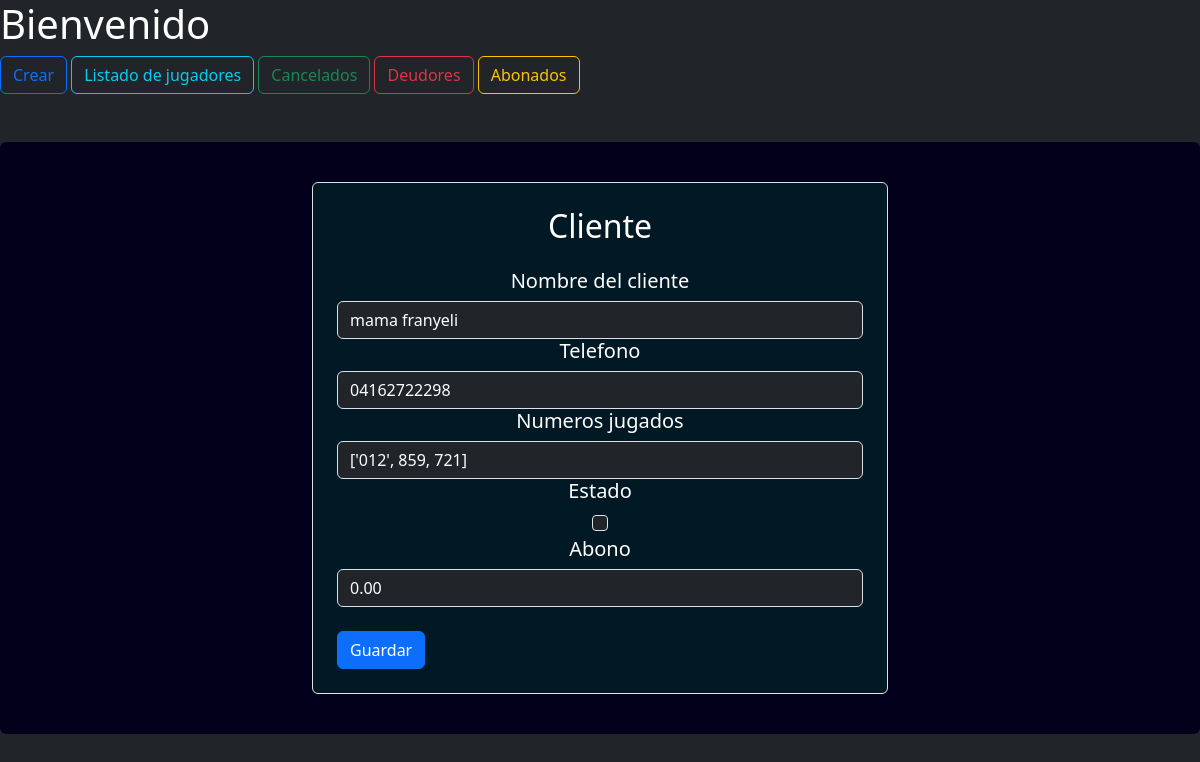
The app's page /actualizar/32/, older data.
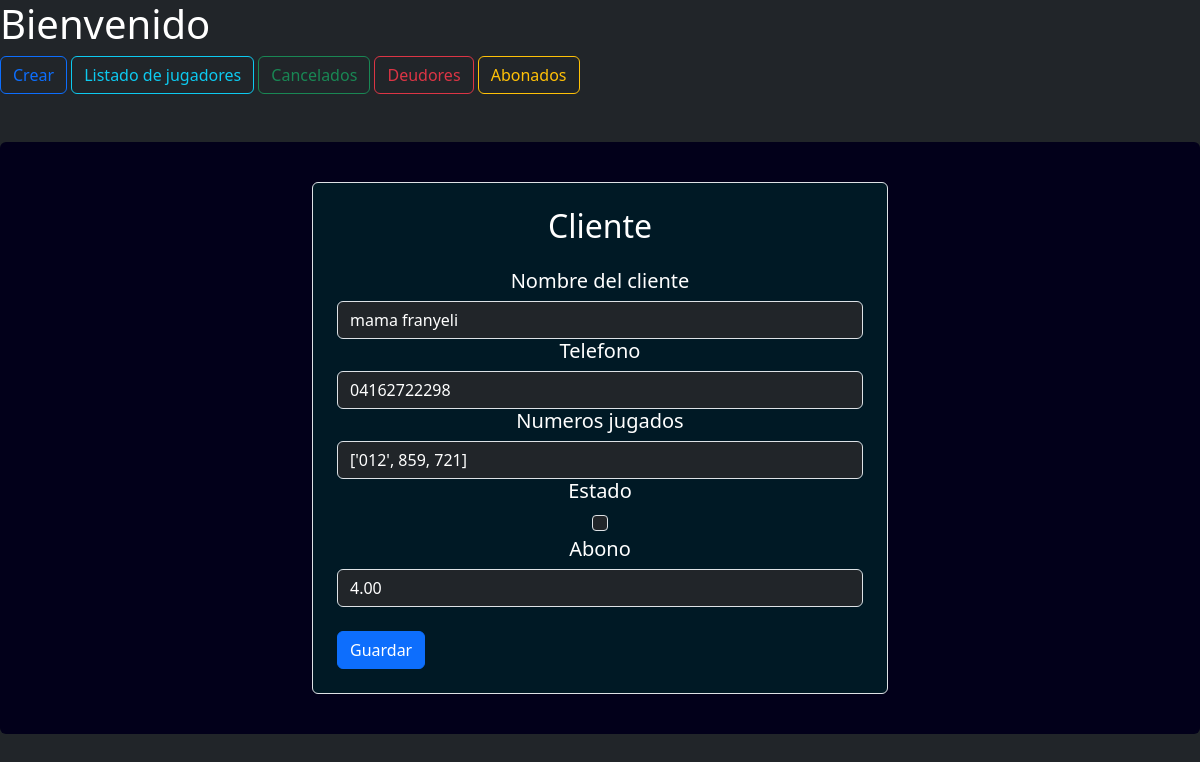
The same page, newer data.
### clientes/models.py (models this page shows, shortened)
class Cliente(models.Model):
    nombre = models.CharField(verbose_name='nombre del cliente',max_length=50,unique=True)
    telefono = models.CharField(verbose_name='telefono',max_length=11)
    numeros = models.JSONField(verbose_name='numeros jugados',default=list)
    estado = models.BooleanField(verbose_name='estado',default=False)
    abono = models.DecimalField(verbose_name='Abono', decimal_places=2, max_digits=12,default=0.00)
    fecha_registro = models.DateTimeField(auto_now_add=True)
    fecha_actualizacion = models.DateTimeField(auto_now=True)
    class Meta:
        ordering = ['fecha_registro']

### clientes/views.py (the view, shortened to what this page needs)
# urls.py: path("actualizar/<int:pk>/", Actualizar_jugador_view.as_view(), name='actualizar'),
class Actualizar_jugador_view(UpdateView):
    model = Cliente
    form_class = Form_creacion_jugador
    template_name = "actualizacion.html"

### clientes/forms.py
class Form_creacion_jugador(forms.ModelForm):
    class Meta:
        model = Cliente
        fields = '__all__'
        widgets = {
            'estado': forms.CheckboxInput(attrs={'class': 'form-check-input'}),
        }

### clientes/templatetags/custom_tags.py (called while the page is built)
@register.filter(name='replace')
def replace_comma(value):
    return str(value).replace(',', '.')

### templates/actualizacion.html (shortened to what this page needs)
{% extends "Base.html" %}
{% load custom_tags %}
{% block container %}
<div
  class="p-4 rounded text-white mt-5 d-flex justify-content-center"
  style="background-color: rgb(2, 0, 26)"
>
  <form
    action=""
    method="post"
    class="form-group p-4 border rounded w-50 mt-3 mb-3"
    style="border-color: #caf438; background-color: #001925; color: white"
  >
    <h2 class="text-center mb-4">Cliente</h2>
    {% for field in form %}
        <h5 class="text-center"> {{ field.label }} </h5>
          {% if field.name == 'estado' %}
          <div class="form-check d-flex justify-content-center">
                 <input
                type="checkbox"
                name="{{ field.name }}"
                id="{{ field.id_for_label }}"
                value="true"
                class="form-check-input bg-dark text-white"
              />
            </div>
          {% elif field.name == 'abono' %}
            <input
            type="{{ field.field.widget.input_type }}"
            name="{{ field.name }}"
            id="{{ field.id_for_label }}"
            value="{{ field.initial|replace }}"
            class="form-control bg-dark text-white"
            />
          {% else %}
            <input
            type="{{ field.field.widget.input_type }}"
            name="{{ field.name }}"
            id="{{ field.id_for_label }}"
            value="{{ field.initial }}"
            class="form-control bg-dark text-white"
            />
        {% endif %}
    {% endfor %}
    <button type="submit" class="btn btn-primary mt-4"> Guardar</button>
    </form>
</div>
{% endblock container %}

Row changes from the older to the newer data that the page shows:
changed Cliente "mama franyeli": abono "0.00" → "4.00"
